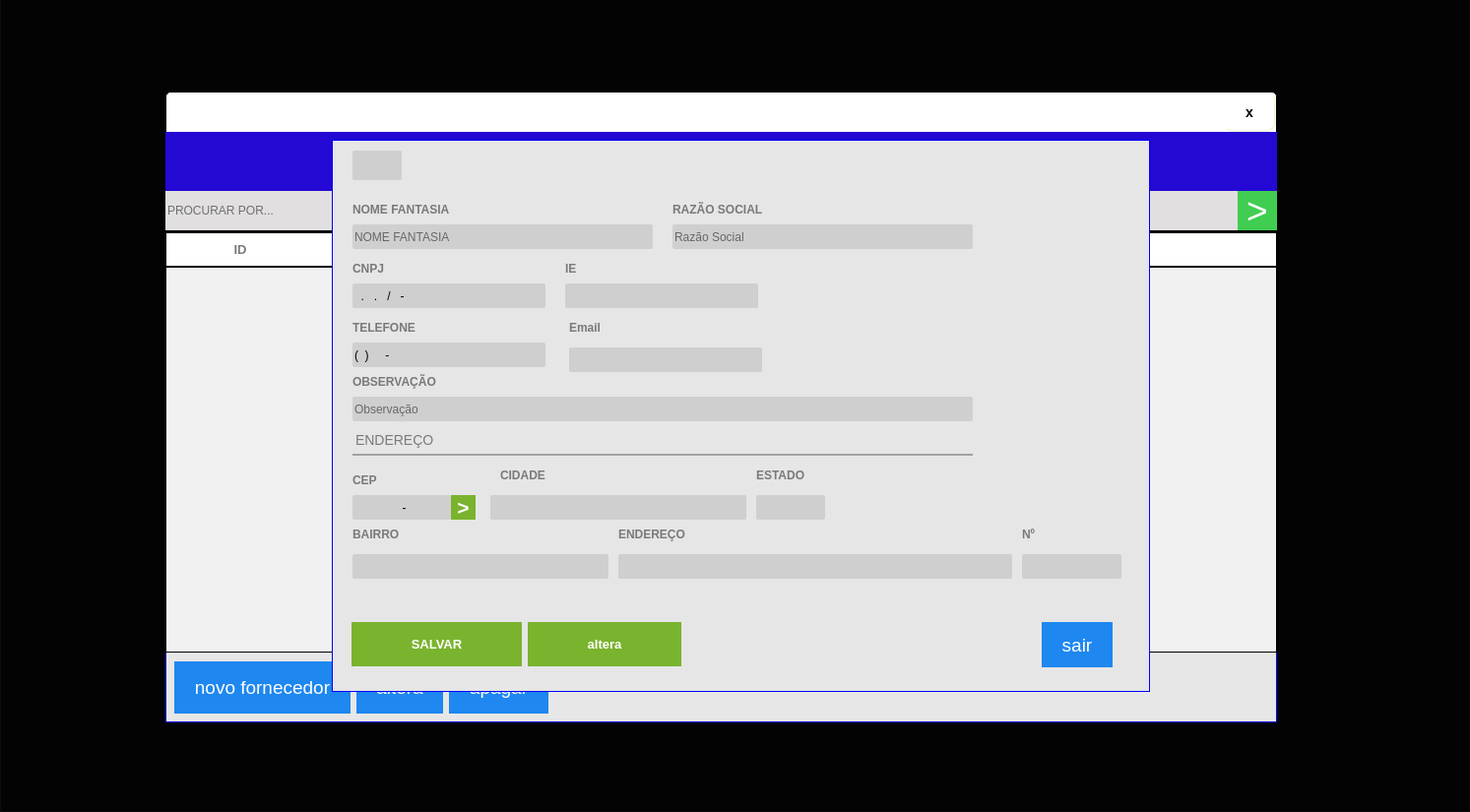
<?xml version="1.0" encoding="UTF-8"?>
<ui version="4.0">
 <class>ct_FormFornecedor</class>
 <widget class="QFrame" name="ct_FormFornecedor">
  <property name="windowModality">
   <enum>Qt::ApplicationModal</enum>
  </property>
  <property name="geometry">
   <rect>
    <x>0</x>
    <y>0</y>
    <width>1493</width>
    <height>825</height>
   </rect>
  </property>
  <property name="windowTitle">
   <string>Frame</string>
  </property>
  <property name="styleSheet">
   <string notr="true">QFrame#ct_FormFornecedor{
text-transform: uppercase;

border-top:0px;
	background-color: rgb(0, 0, 0,200);
}
</string>
  </property>
  <property name="frameShape">
   <enum>QFrame::StyledPanel</enum>
  </property>
  <property name="frameShadow">
   <enum>QFrame::Raised</enum>
  </property>
  <layout class="QHBoxLayout" name="horizontalLayout_2">
   <property name="spacing">
    <number>0</number>
   </property>
   <property name="leftMargin">
    <number>0</number>
   </property>
   <property name="topMargin">
    <number>0</number>
   </property>
   <property name="rightMargin">
    <number>0</number>
   </property>
   <property name="bottomMargin">
    <number>0</number>
   </property>
   <item>
    <widget class="QWidget" name="widget_2" native="true">
     <property name="minimumSize">
      <size>
       <width>1200</width>
       <height>800</height>
      </size>
     </property>
     <property name="maximumSize">
      <size>
       <width>16777215</width>
       <height>16777215</height>
      </size>
     </property>
     <property name="styleSheet">
      <string notr="true">QWidget#widget_2{
text-transform: uppercase;

border-top:0px;
	background-color: rgb(0, 0, 0,200);
}
</string>
     </property>
     <layout class="QHBoxLayout" name="horizontalLayout_6">
      <property name="spacing">
       <number>0</number>
      </property>
      <property name="leftMargin">
       <number>0</number>
      </property>
      <property name="topMargin">
       <number>0</number>
      </property>
      <property name="rightMargin">
       <number>0</number>
      </property>
      <property name="bottomMargin">
       <number>0</number>
      </property>
      <item>
       <spacer name="horizontalSpacer_4">
        <property name="orientation">
         <enum>Qt::Horizontal</enum>
        </property>
        <property name="sizeHint" stdset="0">
         <size>
          <width>40</width>
          <height>20</height>
         </size>
        </property>
       </spacer>
      </item>
      <item>
       <widget class="QWidget" name="widget_3" native="true">
        <property name="minimumSize">
         <size>
          <width>1200</width>
          <height>800</height>
         </size>
        </property>
        <property name="maximumSize">
         <size>
          <width>1200</width>
          <height>700</height>
         </size>
        </property>
        <property name="styleSheet">
         <string notr="true">QWidget#widget_2{
text-transform: uppercase;

border-top:0px;
	background-color: rgb(0, 0, 0,200);
}
</string>
        </property>
        <widget class="QWidget" name="Wd_CadastroFonecedor" native="true">
         <property name="geometry">
          <rect>
           <x>190</x>
           <y>80</y>
           <width>831</width>
           <height>561</height>
          </rect>
         </property>
         <property name="minimumSize">
          <size>
           <width>800</width>
           <height>500</height>
          </size>
         </property>
         <property name="styleSheet">
          <string notr="true">QWidget{
	background-color: rgb(255, 255, 255);
border:1px solid blue;
}</string>
         </property>
         <layout class="QVBoxLayout" name="verticalLayout_2">
          <property name="leftMargin">
           <number>1</number>
          </property>
          <property name="topMargin">
           <number>1</number>
          </property>
          <property name="rightMargin">
           <number>1</number>
          </property>
          <property name="bottomMargin">
           <number>1</number>
          </property>
          <item>
           <widget class="QFrame" name="fr_FormFornecedor">
            <property name="styleSheet">
             <string notr="true">QFrame{background:#e6e6e6;
border: none;
text-transform: uppercase;
}
QLineEdit{
background: #CFCFCF;
border-radius: 2px;
color: #000;
font: 13px &quot;Arial&quot; ;
text-transform: uppercase;
border: none;
}
QLineEdit:Focus {
border: 1px solid red;
}
QLabel{
font-size: 12px;
font-family: &quot;Arial Unicode MS&quot;;
font-weight: bold;
color: #797979
}</string>
            </property>
            <widget class="QLineEdit" name="tx_Id">
             <property name="enabled">
              <bool>false</bool>
             </property>
             <property name="geometry">
              <rect>
               <x>20</x>
               <y>10</y>
               <width>50</width>
               <height>30</height>
              </rect>
             </property>
             <property name="styleSheet">
              <string notr="true"/>
             </property>
             <property name="text">
              <string/>
             </property>
             <property name="alignment">
              <set>Qt::AlignCenter</set>
             </property>
            </widget>
            <widget class="QLabel" name="lb_FormFornecedor_2">
             <property name="geometry">
              <rect>
               <x>20</x>
               <y>60</y>
               <width>150</width>
               <height>20</height>
              </rect>
             </property>
             <property name="styleSheet">
              <string notr="true"/>
             </property>
             <property name="text">
              <string>NOME FANTASIA</string>
             </property>
            </widget>
            <widget class="QLineEdit" name="tx_NomeFantasia">
             <property name="geometry">
              <rect>
               <x>20</x>
               <y>85</y>
               <width>305</width>
               <height>25</height>
              </rect>
             </property>
             <property name="focusPolicy">
              <enum>Qt::WheelFocus</enum>
             </property>
             <property name="styleSheet">
              <string notr="true"/>
             </property>
             <property name="placeholderText">
              <string>NOME FANTASIA</string>
             </property>
            </widget>
            <widget class="QLabel" name="lb_FormFornecedor_3">
             <property name="geometry">
              <rect>
               <x>20</x>
               <y>120</y>
               <width>190</width>
               <height>20</height>
              </rect>
             </property>
             <property name="styleSheet">
              <string notr="true"/>
             </property>
             <property name="text">
              <string>CNPJ</string>
             </property>
            </widget>
            <widget class="QLabel" name="lb_FormFornecedor_4">
             <property name="geometry">
              <rect>
               <x>236</x>
               <y>120</y>
               <width>190</width>
               <height>20</height>
              </rect>
             </property>
             <property name="styleSheet">
              <string notr="true"/>
             </property>
             <property name="text">
              <string>IE</string>
             </property>
            </widget>
            <widget class="QLabel" name="lb_FormFornecedor_5">
             <property name="geometry">
              <rect>
               <x>20</x>
               <y>180</y>
               <width>196</width>
               <height>20</height>
              </rect>
             </property>
             <property name="styleSheet">
              <string notr="true"/>
             </property>
             <property name="text">
              <string>TELEFONE </string>
             </property>
            </widget>
            <widget class="QLineEdit" name="tx_Telefone">
             <property name="geometry">
              <rect>
               <x>20</x>
               <y>205</y>
               <width>196</width>
               <height>25</height>
              </rect>
             </property>
             <property name="focusPolicy">
              <enum>Qt::WheelFocus</enum>
             </property>
             <property name="styleSheet">
              <string notr="true"/>
             </property>
             <property name="inputMask">
              <string>(00) 0000-00000</string>
             </property>
             <property name="text">
              <string>() -</string>
             </property>
             <property name="placeholderText">
              <string/>
             </property>
            </widget>
            <widget class="QLineEdit" name="tx_InscEstadual">
             <property name="geometry">
              <rect>
               <x>236</x>
               <y>145</y>
               <width>196</width>
               <height>25</height>
              </rect>
             </property>
             <property name="focusPolicy">
              <enum>Qt::WheelFocus</enum>
             </property>
             <property name="styleSheet">
              <string notr="true">QLineEdit{
background: #CFCFCF;
border-radius: 2px;
color: #000;
font: 13px &quot;Arial&quot; 
}
QLineEdit:Focus {
border: 1px solid red;
}</string>
             </property>
             <property name="inputMask">
              <string/>
             </property>
             <property name="maxLength">
              <number>14</number>
             </property>
             <property name="placeholderText">
              <string/>
             </property>
            </widget>
            <widget class="QLineEdit" name="tx_Obs">
             <property name="geometry">
              <rect>
               <x>20</x>
               <y>260</y>
               <width>630</width>
               <height>25</height>
              </rect>
             </property>
             <property name="focusPolicy">
              <enum>Qt::WheelFocus</enum>
             </property>
             <property name="styleSheet">
              <string notr="true"/>
             </property>
             <property name="placeholderText">
              <string>Observação</string>
             </property>
            </widget>
            <widget class="QLabel" name="lb_FormFornecedor_7">
             <property name="geometry">
              <rect>
               <x>20</x>
               <y>235</y>
               <width>150</width>
               <height>20</height>
              </rect>
             </property>
             <property name="styleSheet">
              <string notr="true"/>
             </property>
             <property name="text">
              <string>OBSERVAÇÃO</string>
             </property>
            </widget>
            <widget class="QLabel" name="lb_FormFornecedor_8">
             <property name="geometry">
              <rect>
               <x>20</x>
               <y>290</y>
               <width>630</width>
               <height>30</height>
              </rect>
             </property>
             <property name="styleSheet">
              <string notr="true">QLabel{
font-size: 14px;
font-family: &quot;Arial&quot;;
font-weight: normal;

border-bottom: 2px solid #A2A2A2;
color: #797979
}</string>
             </property>
             <property name="text">
              <string>ENDEREÇO</string>
             </property>
            </widget>
            <widget class="QLineEdit" name="tx_Cep">
             <property name="geometry">
              <rect>
               <x>20</x>
               <y>360</y>
               <width>100</width>
               <height>25</height>
              </rect>
             </property>
             <property name="focusPolicy">
              <enum>Qt::WheelFocus</enum>
             </property>
             <property name="styleSheet">
              <string notr="true"/>
             </property>
             <property name="inputMask">
              <string>99999-999</string>
             </property>
             <property name="alignment">
              <set>Qt::AlignCenter</set>
             </property>
             <property name="placeholderText">
              <string>123456789</string>
             </property>
            </widget>
            <widget class="QLabel" name="lb_FormFornecedor_10">
             <property name="geometry">
              <rect>
               <x>20</x>
               <y>335</y>
               <width>50</width>
               <height>20</height>
              </rect>
             </property>
             <property name="styleSheet">
              <string notr="true"/>
             </property>
             <property name="text">
              <string>CEP</string>
             </property>
            </widget>
            <widget class="QLabel" name="lb_FormFornecedor_21">
             <property name="geometry">
              <rect>
               <x>345</x>
               <y>60</y>
               <width>150</width>
               <height>20</height>
              </rect>
             </property>
             <property name="styleSheet">
              <string notr="true"/>
             </property>
             <property name="text">
              <string>RAZÃO SOCIAL</string>
             </property>
            </widget>
            <widget class="QLineEdit" name="tx_RazaoSocial">
             <property name="geometry">
              <rect>
               <x>345</x>
               <y>85</y>
               <width>305</width>
               <height>25</height>
              </rect>
             </property>
             <property name="focusPolicy">
              <enum>Qt::WheelFocus</enum>
             </property>
             <property name="styleSheet">
              <string notr="true"/>
             </property>
             <property name="placeholderText">
              <string>Razão Social</string>
             </property>
            </widget>
            <widget class="QLineEdit" name="tx_cnpj">
             <property name="geometry">
              <rect>
               <x>20</x>
               <y>145</y>
               <width>196</width>
               <height>25</height>
              </rect>
             </property>
             <property name="focusPolicy">
              <enum>Qt::WheelFocus</enum>
             </property>
             <property name="styleSheet">
              <string notr="true"/>
             </property>
             <property name="inputMask">
              <string>99.999.999/999-99</string>
             </property>
             <property name="text">
              <string>../-</string>
             </property>
             <property name="maxLength">
              <number>17</number>
             </property>
             <property name="placeholderText">
              <string/>
             </property>
            </widget>
            <widget class="QLabel" name="lb_FormFornecedor_23">
             <property name="geometry">
              <rect>
               <x>240</x>
               <y>180</y>
               <width>190</width>
               <height>20</height>
              </rect>
             </property>
             <property name="styleSheet">
              <string notr="true"/>
             </property>
             <property name="text">
              <string>Email</string>
             </property>
            </widget>
            <widget class="QLineEdit" name="tx_Email">
             <property name="geometry">
              <rect>
               <x>240</x>
               <y>210</y>
               <width>196</width>
               <height>25</height>
              </rect>
             </property>
             <property name="focusPolicy">
              <enum>Qt::WheelFocus</enum>
             </property>
             <property name="styleSheet">
              <string notr="true"/>
             </property>
             <property name="placeholderText">
              <string/>
             </property>
            </widget>
            <widget class="QLabel" name="lb_FormFornecedor_11">
             <property name="geometry">
              <rect>
               <x>290</x>
               <y>390</y>
               <width>250</width>
               <height>20</height>
              </rect>
             </property>
             <property name="styleSheet">
              <string notr="true"/>
             </property>
             <property name="text">
              <string>ENDEREÇO</string>
             </property>
            </widget>
            <widget class="QLineEdit" name="tx_Endereco">
             <property name="geometry">
              <rect>
               <x>290</x>
               <y>420</y>
               <width>400</width>
               <height>25</height>
              </rect>
             </property>
             <property name="focusPolicy">
              <enum>Qt::WheelFocus</enum>
             </property>
             <property name="styleSheet">
              <string notr="true"/>
             </property>
             <property name="inputMask">
              <string/>
             </property>
             <property name="alignment">
              <set>Qt::AlignLeading|Qt::AlignLeft|Qt::AlignVCenter</set>
             </property>
             <property name="placeholderText">
              <string/>
             </property>
            </widget>
            <widget class="QLabel" name="lb_FormFornecedor_12">
             <property name="geometry">
              <rect>
               <x>700</x>
               <y>390</y>
               <width>50</width>
               <height>20</height>
              </rect>
             </property>
             <property name="styleSheet">
              <string notr="true"/>
             </property>
             <property name="text">
              <string>Nº</string>
             </property>
            </widget>
            <widget class="QLineEdit" name="tx_Numero">
             <property name="geometry">
              <rect>
               <x>700</x>
               <y>420</y>
               <width>101</width>
               <height>25</height>
              </rect>
             </property>
             <property name="focusPolicy">
              <enum>Qt::WheelFocus</enum>
             </property>
             <property name="styleSheet">
              <string notr="true"/>
             </property>
             <property name="inputMask">
              <string/>
             </property>
             <property name="maxLength">
              <number>32767</number>
             </property>
             <property name="alignment">
              <set>Qt::AlignLeading|Qt::AlignLeft|Qt::AlignVCenter</set>
             </property>
             <property name="placeholderText">
              <string/>
             </property>
            </widget>
            <widget class="QLineEdit" name="tx_Bairro">
             <property name="geometry">
              <rect>
               <x>20</x>
               <y>420</y>
               <width>260</width>
               <height>25</height>
              </rect>
             </property>
             <property name="focusPolicy">
              <enum>Qt::WheelFocus</enum>
             </property>
             <property name="styleSheet">
              <string notr="true"/>
             </property>
             <property name="inputMask">
              <string/>
             </property>
             <property name="alignment">
              <set>Qt::AlignLeading|Qt::AlignLeft|Qt::AlignVCenter</set>
             </property>
             <property name="placeholderText">
              <string/>
             </property>
            </widget>
            <widget class="QLabel" name="lb_FormFornecedor_13">
             <property name="geometry">
              <rect>
               <x>20</x>
               <y>390</y>
               <width>120</width>
               <height>20</height>
              </rect>
             </property>
             <property name="styleSheet">
              <string notr="true"/>
             </property>
             <property name="text">
              <string>BAIRRO</string>
             </property>
            </widget>
            <widget class="QLineEdit" name="tx_Cidade">
             <property name="geometry">
              <rect>
               <x>160</x>
               <y>360</y>
               <width>260</width>
               <height>25</height>
              </rect>
             </property>
             <property name="focusPolicy">
              <enum>Qt::WheelFocus</enum>
             </property>
             <property name="styleSheet">
              <string notr="true"/>
             </property>
             <property name="inputMask">
              <string/>
             </property>
             <property name="alignment">
              <set>Qt::AlignLeading|Qt::AlignLeft|Qt::AlignVCenter</set>
             </property>
             <property name="placeholderText">
              <string/>
             </property>
            </widget>
            <widget class="QLabel" name="lb_FormFornecedor_14">
             <property name="geometry">
              <rect>
               <x>170</x>
               <y>330</y>
               <width>120</width>
               <height>20</height>
              </rect>
             </property>
             <property name="styleSheet">
              <string notr="true"/>
             </property>
             <property name="text">
              <string>CIDADE</string>
             </property>
            </widget>
            <widget class="QLabel" name="lb_FormFornecedor_15">
             <property name="geometry">
              <rect>
               <x>430</x>
               <y>330</y>
               <width>70</width>
               <height>20</height>
              </rect>
             </property>
             <property name="styleSheet">
              <string notr="true"/>
             </property>
             <property name="text">
              <string>ESTADO</string>
             </property>
            </widget>
            <widget class="QLineEdit" name="tx_Estado">
             <property name="geometry">
              <rect>
               <x>430</x>
               <y>360</y>
               <width>70</width>
               <height>25</height>
              </rect>
             </property>
             <property name="focusPolicy">
              <enum>Qt::WheelFocus</enum>
             </property>
             <property name="styleSheet">
              <string notr="true"/>
             </property>
             <property name="inputMask">
              <string/>
             </property>
             <property name="maxLength">
              <number>2</number>
             </property>
             <property name="alignment">
              <set>Qt::AlignCenter</set>
             </property>
             <property name="placeholderText">
              <string/>
             </property>
            </widget>
            <widget class="QPushButton" name="bt_BuscaCep">
             <property name="geometry">
              <rect>
               <x>120</x>
               <y>360</y>
               <width>25</width>
               <height>25</height>
              </rect>
             </property>
             <property name="font">
              <font>
               <pointsize>16</pointsize>
               <bold>true</bold>
              </font>
             </property>
             <property name="toolTip">
              <string>Consulta Cep</string>
             </property>
             <property name="styleSheet">
              <string notr="true">QPushButton{
background: #7AB32E;
border:none;
color: #FFF
}
QPushButton:hover{
background-color: #40a286
}</string>
             </property>
             <property name="text">
              <string>&gt;</string>
             </property>
            </widget>
            <widget class="QFrame" name="frame_2">
             <property name="geometry">
              <rect>
               <x>10</x>
               <y>480</y>
               <width>791</width>
               <height>64</height>
              </rect>
             </property>
             <property name="styleSheet">
              <string notr="true">text-transform: uppercase;</string>
             </property>
             <property name="frameShape">
              <enum>QFrame::StyledPanel</enum>
             </property>
             <property name="frameShadow">
              <enum>QFrame::Raised</enum>
             </property>
             <layout class="QHBoxLayout" name="horizontalLayout_4">
              <item>
               <widget class="QPushButton" name="bt_Salvar">
                <property name="font">
                 <font>
                  <pointsize>10</pointsize>
                  <bold>true</bold>
                 </font>
                </property>
                <property name="cursor">
                 <cursorShape>PointingHandCursor</cursorShape>
                </property>
                <property name="focusPolicy">
                 <enum>Qt::NoFocus</enum>
                </property>
                <property name="contextMenuPolicy">
                 <enum>Qt::ActionsContextMenu</enum>
                </property>
                <property name="styleSheet">
                 <string notr="true">QPushButton {
background-color: #7AB32E;
color: #FFF;
padding:15px 60px;
border:none;
 }
QPushButton:hover{
background-color: #40a286
}</string>
                </property>
                <property name="text">
                 <string>SALVAR</string>
                </property>
                <property name="iconSize">
                 <size>
                  <width>75</width>
                  <height>35</height>
                 </size>
                </property>
               </widget>
              </item>
              <item>
               <widget class="QPushButton" name="bt_alterafornecedo">
                <property name="font">
                 <font>
                  <pointsize>10</pointsize>
                  <bold>true</bold>
                 </font>
                </property>
                <property name="cursor">
                 <cursorShape>PointingHandCursor</cursorShape>
                </property>
                <property name="focusPolicy">
                 <enum>Qt::NoFocus</enum>
                </property>
                <property name="contextMenuPolicy">
                 <enum>Qt::ActionsContextMenu</enum>
                </property>
                <property name="styleSheet">
                 <string notr="true">QPushButton {
background-color: #7AB32E;
color: #FFF;
padding:15px 60px;
border:none;
 }
QPushButton:hover{
background-color: #40a286
}</string>
                </property>
                <property name="text">
                 <string>altera</string>
                </property>
                <property name="iconSize">
                 <size>
                  <width>75</width>
                  <height>35</height>
                 </size>
                </property>
               </widget>
              </item>
              <item>
               <spacer name="horizontalSpacer_2">
                <property name="orientation">
                 <enum>Qt::Horizontal</enum>
                </property>
                <property name="sizeHint" stdset="0">
                 <size>
                  <width>40</width>
                  <height>20</height>
                 </size>
                </property>
               </spacer>
              </item>
              <item>
               <widget class="QPushButton" name="bt_sairaWbCadastro">
                <property name="font">
                 <font>
                  <pointsize>14</pointsize>
                 </font>
                </property>
                <property name="styleSheet">
                 <string notr="true">QPushButton {
border:none;
background-color: #1E87F0;
color: #FFF;
padding:15px 20px;
 }
QPushButton:hover{
background-color: #40a286
}</string>
                </property>
                <property name="text">
                 <string>sair</string>
                </property>
                <property name="shortcut">
                 <string>Esc</string>
                </property>
               </widget>
              </item>
             </layout>
            </widget>
           </widget>
          </item>
         </layout>
        </widget>
        <widget class="QWidget" name="widget_4" native="true">
         <property name="geometry">
          <rect>
           <x>20</x>
           <y>30</y>
           <width>1131</width>
           <height>681</height>
          </rect>
         </property>
         <layout class="QVBoxLayout" name="verticalLayout_3">
          <property name="spacing">
           <number>0</number>
          </property>
          <property name="leftMargin">
           <number>1</number>
          </property>
          <property name="topMargin">
           <number>1</number>
          </property>
          <property name="rightMargin">
           <number>1</number>
          </property>
          <property name="bottomMargin">
           <number>1</number>
          </property>
          <item>
           <widget class="QFrame" name="frame_3">
            <property name="maximumSize">
             <size>
              <width>16777215</width>
              <height>50</height>
             </size>
            </property>
            <property name="styleSheet">
             <string notr="true">background-color: rgb(255, 255, 255);
border-top-left-radius: 5px;
border-top-right-radius: 5px;
border:1px solid;
border-bottom:0px;</string>
            </property>
            <property name="frameShape">
             <enum>QFrame::StyledPanel</enum>
            </property>
            <property name="frameShadow">
             <enum>QFrame::Raised</enum>
            </property>
            <layout class="QHBoxLayout" name="horizontalLayout_7">
             <property name="spacing">
              <number>0</number>
             </property>
             <property name="leftMargin">
              <number>0</number>
             </property>
             <property name="topMargin">
              <number>0</number>
             </property>
             <property name="rightMargin">
              <number>0</number>
             </property>
             <property name="bottomMargin">
              <number>0</number>
             </property>
             <item>
              <spacer name="horizontalSpacer_5">
               <property name="orientation">
                <enum>Qt::Horizontal</enum>
               </property>
               <property name="sizeHint" stdset="0">
                <size>
                 <width>40</width>
                 <height>20</height>
                </size>
               </property>
              </spacer>
             </item>
             <item>
              <widget class="QPushButton" name="bt_closer">
               <property name="minimumSize">
                <size>
                 <width>54</width>
                 <height>40</height>
                </size>
               </property>
               <property name="maximumSize">
                <size>
                 <width>50</width>
                 <height>50</height>
                </size>
               </property>
               <property name="styleSheet">
                <string notr="true">QPushButton {

    border-style: outset;
    border-width: 2px;
    border-radius: 10px;
    border-color: beige;
    font: bold 14px;
    min-width: 2em;
    padding: 6px;
}

QPushButton:hover  {
	color: rgb(255, 255, 255);
	background-color: red;
}</string>
               </property>
               <property name="text">
                <string>x</string>
               </property>
               <property name="shortcut">
                <string>Esc</string>
               </property>
              </widget>
             </item>
            </layout>
           </widget>
          </item>
          <item>
           <widget class="QWidget" name="widget" native="true">
            <property name="minimumSize">
             <size>
              <width>800</width>
              <height>600</height>
             </size>
            </property>
            <property name="maximumSize">
             <size>
              <width>16777215</width>
              <height>600</height>
             </size>
            </property>
            <property name="styleSheet">
             <string notr="true">
QWidget#widget{
text-transform: uppercase;
border:1px solid blue;
	background-color: rgb(231, 231, 231);
}
</string>
            </property>
            <layout class="QVBoxLayout" name="verticalLayout">
             <property name="spacing">
              <number>0</number>
             </property>
             <property name="leftMargin">
              <number>0</number>
             </property>
             <property name="topMargin">
              <number>0</number>
             </property>
             <property name="rightMargin">
              <number>0</number>
             </property>
             <property name="bottomMargin">
              <number>0</number>
             </property>
             <item>
              <widget class="QFrame" name="frame">
               <property name="minimumSize">
                <size>
                 <width>0</width>
                 <height>60</height>
                </size>
               </property>
               <property name="maximumSize">
                <size>
                 <width>16777215</width>
                 <height>60</height>
                </size>
               </property>
               <property name="styleSheet">
                <string notr="true">
QFrame{
color:red;
border: none;
background-color:#2408D4;}

QLabel{color: white;
background-color:transparent;
font: 75 15pt &quot;MS Shell Dlg 2&quot;;

}
</string>
               </property>
               <property name="frameShape">
                <enum>QFrame::StyledPanel</enum>
               </property>
               <property name="frameShadow">
                <enum>QFrame::Raised</enum>
               </property>
               <layout class="QHBoxLayout" name="horizontalLayout">
                <property name="spacing">
                 <number>0</number>
                </property>
                <property name="leftMargin">
                 <number>0</number>
                </property>
                <property name="topMargin">
                 <number>0</number>
                </property>
                <property name="rightMargin">
                 <number>3</number>
                </property>
                <property name="bottomMargin">
                 <number>0</number>
                </property>
                <item>
                 <widget class="QLabel" name="lb_FormFornecedor_16">
                  <property name="styleSheet">
                   <string notr="true"/>
                  </property>
                  <property name="text">
                   <string>FORNECEDOR</string>
                  </property>
                  <property name="alignment">
                   <set>Qt::AlignCenter</set>
                  </property>
                 </widget>
                </item>
               </layout>
              </widget>
             </item>
             <item>
              <widget class="QFrame" name="fr_TopoMenuClientes">
               <property name="maximumSize">
                <size>
                 <width>16777215</width>
                 <height>40</height>
                </size>
               </property>
               <property name="styleSheet">
                <string notr="true">background:#E1DFE0;
border: none;</string>
               </property>
               <layout class="QHBoxLayout" name="horizontalLayout_3">
                <property name="spacing">
                 <number>0</number>
                </property>
                <property name="leftMargin">
                 <number>0</number>
                </property>
                <property name="topMargin">
                 <number>0</number>
                </property>
                <property name="rightMargin">
                 <number>0</number>
                </property>
                <property name="bottomMargin">
                 <number>0</number>
                </property>
                <item>
                 <widget class="QLineEdit" name="tx_BuscarFonecedor">
                  <property name="minimumSize">
                   <size>
                    <width>0</width>
                    <height>30</height>
                   </size>
                  </property>
                  <property name="font">
                   <font/>
                  </property>
                  <property name="focusPolicy">
                   <enum>Qt::ClickFocus</enum>
                  </property>
                  <property name="styleSheet">
                   <string notr="true">QLineEdit {
color: #000
}
</string>
                  </property>
                  <property name="placeholderText">
                   <string>PROCURAR POR...</string>
                  </property>
                 </widget>
                </item>
                <item>
                 <widget class="QPushButton" name="bt_Fornecedor">
                  <property name="minimumSize">
                   <size>
                    <width>40</width>
                    <height>40</height>
                   </size>
                  </property>
                  <property name="font">
                   <font>
                    <pointsize>28</pointsize>
                    <italic>false</italic>
                    <bold>false</bold>
                   </font>
                  </property>
                  <property name="cursor">
                   <cursorShape>PointingHandCursor</cursorShape>
                  </property>
                  <property name="focusPolicy">
                   <enum>Qt::NoFocus</enum>
                  </property>
                  <property name="contextMenuPolicy">
                   <enum>Qt::DefaultContextMenu</enum>
                  </property>
                  <property name="toolTip">
                   <string>BUSCAR</string>
                  </property>
                  <property name="styleSheet">
                   <string notr="true">QPushButton {
background-color: #41CD52;
color:white;
	font: 75 28pt &quot;Tahoma&quot;;
 }
QPushButton:hover{
background-color: #40a286
}</string>
                  </property>
                  <property name="text">
                   <string>&gt;</string>
                  </property>
                 </widget>
                </item>
               </layout>
              </widget>
             </item>
             <item>
              <widget class="QTableWidget" name="tab_Fornecedor">
               <property name="font">
                <font>
                 <pointsize>-1</pointsize>
                 <italic>false</italic>
                 <bold>true</bold>
                </font>
               </property>
               <property name="cursor" stdset="0">
                <cursorShape>PointingHandCursor</cursorShape>
               </property>
               <property name="focusPolicy">
                <enum>Qt::NoFocus</enum>
               </property>
               <property name="styleSheet">
                <string notr="true">QTableView{
background: #F1F1F1;
color: black;
font-weight: bold;
font-size: 16px;
border:1px solid;
	selection-background-color: rgb(85, 170, 255);
}
QHeaderView:section{
background: #FFF;

font-size: 13px;
font-family: &quot;Arial&quot;;
font-weight: bold;
color: #797979;
border:none;
border-bottom: 2px solid black;
border-top:2px solid black;
padding:5px 0px;
text-transform: uppercase
}</string>
               </property>
               <property name="autoScrollMargin">
                <number>20</number>
               </property>
               <property name="editTriggers">
                <set>QAbstractItemView::NoEditTriggers</set>
               </property>
               <property name="selectionBehavior">
                <enum>QAbstractItemView::SelectRows</enum>
               </property>
               <property name="showGrid">
                <bool>true</bool>
               </property>
               <property name="gridStyle">
                <enum>Qt::SolidLine</enum>
               </property>
               <property name="sortingEnabled">
                <bool>false</bool>
               </property>
               <property name="wordWrap">
                <bool>true</bool>
               </property>
               <attribute name="horizontalHeaderDefaultSectionSize">
                <number>150</number>
               </attribute>
               <attribute name="horizontalHeaderShowSortIndicator" stdset="0">
                <bool>false</bool>
               </attribute>
               <attribute name="horizontalHeaderStretchLastSection">
                <bool>true</bool>
               </attribute>
               <attribute name="verticalHeaderVisible">
                <bool>false</bool>
               </attribute>
               <attribute name="verticalHeaderMinimumSectionSize">
                <number>20</number>
               </attribute>
               <attribute name="verticalHeaderDefaultSectionSize">
                <number>50</number>
               </attribute>
               <column>
                <property name="text">
                 <string>ID</string>
                </property>
                <property name="font">
                 <font>
                  <pointsize>12</pointsize>
                 </font>
                </property>
                <property name="textAlignment">
                 <set>AlignCenter</set>
                </property>
               </column>
               <column>
                <property name="text">
                 <string>NOME</string>
                </property>
                <property name="font">
                 <font>
                  <pointsize>12</pointsize>
                 </font>
                </property>
               </column>
               <column>
                <property name="text">
                 <string>CNPJ</string>
                </property>
                <property name="font">
                 <font>
                  <pointsize>12</pointsize>
                 </font>
                </property>
               </column>
               <column>
                <property name="text">
                 <string>INSCRIÇAO ESTADUAL</string>
                </property>
               </column>
              </widget>
             </item>
             <item>
              <widget class="QFrame" name="frame_4">
               <property name="styleSheet">
                <string notr="true">QFrame{
text-transform: uppercase;
border:none;}
QPushButton {
text-transform: uppercase;
border:none;
background-color: #1E87F0;
color: #FFF;
padding:15px 20px;
 }
QPushButton:hover{
background-color: #40a286
}</string>
               </property>
               <property name="frameShape">
                <enum>QFrame::StyledPanel</enum>
               </property>
               <property name="frameShadow">
                <enum>QFrame::Raised</enum>
               </property>
               <layout class="QHBoxLayout" name="horizontalLayout_5">
                <item>
                 <widget class="QPushButton" name="bt_novo">
                  <property name="font">
                   <font>
                    <pointsize>14</pointsize>
                   </font>
                  </property>
                  <property name="focusPolicy">
                   <enum>Qt::NoFocus</enum>
                  </property>
                  <property name="styleSheet">
                   <string notr="true"/>
                  </property>
                  <property name="text">
                   <string>novo fornecedor</string>
                  </property>
                 </widget>
                </item>
                <item>
                 <widget class="QPushButton" name="bt_altera">
                  <property name="font">
                   <font>
                    <pointsize>14</pointsize>
                   </font>
                  </property>
                  <property name="focusPolicy">
                   <enum>Qt::NoFocus</enum>
                  </property>
                  <property name="text">
                   <string>altera</string>
                  </property>
                 </widget>
                </item>
                <item>
                 <widget class="QPushButton" name="bt_apagar">
                  <property name="font">
                   <font>
                    <pointsize>14</pointsize>
                   </font>
                  </property>
                  <property name="focusPolicy">
                   <enum>Qt::NoFocus</enum>
                  </property>
                  <property name="text">
                   <string>apagar</string>
                  </property>
                 </widget>
                </item>
                <item>
                 <spacer name="horizontalSpacer">
                  <property name="orientation">
                   <enum>Qt::Horizontal</enum>
                  </property>
                  <property name="sizeHint" stdset="0">
                   <size>
                    <width>40</width>
                    <height>20</height>
                   </size>
                  </property>
                 </spacer>
                </item>
               </layout>
              </widget>
             </item>
            </layout>
           </widget>
          </item>
          <item>
           <spacer name="verticalSpacer">
            <property name="orientation">
             <enum>Qt::Vertical</enum>
            </property>
            <property name="sizeHint" stdset="0">
             <size>
              <width>20</width>
              <height>40</height>
             </size>
            </property>
           </spacer>
          </item>
         </layout>
        </widget>
        <zorder>widget_4</zorder>
        <zorder>Wd_CadastroFonecedor</zorder>
       </widget>
      </item>
      <item>
       <spacer name="horizontalSpacer_3">
        <property name="orientation">
         <enum>Qt::Horizontal</enum>
        </property>
        <property name="sizeHint" stdset="0">
         <size>
          <width>40</width>
          <height>20</height>
         </size>
        </property>
       </spacer>
      </item>
     </layout>
    </widget>
   </item>
  </layout>
 </widget>
 <tabstops>
  <tabstop>tx_Id</tabstop>
  <tabstop>tx_NomeFantasia</tabstop>
  <tabstop>tx_RazaoSocial</tabstop>
  <tabstop>tx_cnpj</tabstop>
  <tabstop>tx_InscEstadual</tabstop>
  <tabstop>tx_Telefone</tabstop>
  <tabstop>tx_Email</tabstop>
  <tabstop>tx_Obs</tabstop>
  <tabstop>tx_Cep</tabstop>
  <tabstop>tx_Cidade</tabstop>
  <tabstop>tx_Estado</tabstop>
  <tabstop>tx_Bairro</tabstop>
  <tabstop>tx_Endereco</tabstop>
  <tabstop>tx_Numero</tabstop>
  <tabstop>bt_BuscaCep</tabstop>
 </tabstops>
 <resources/>
 <connections/>
</ui>
